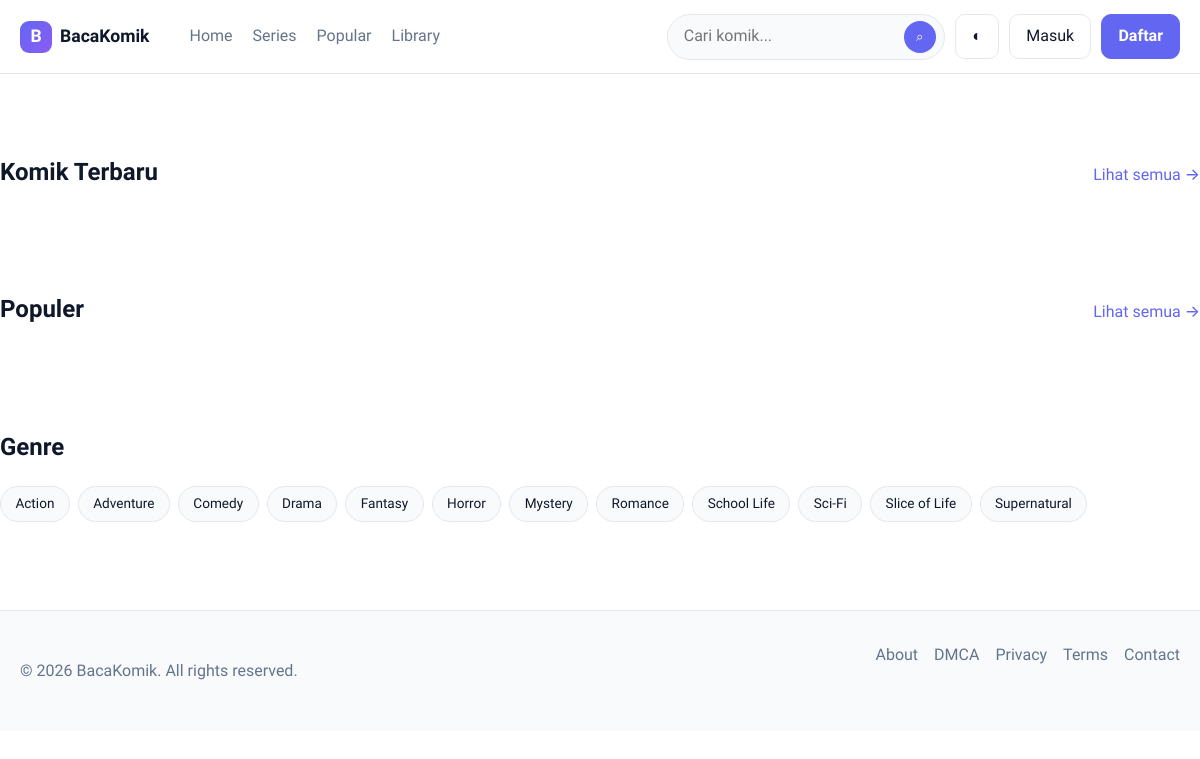
The page / on the database its author committed.
### tables this page shows
CREATE TABLE genres (
    id INT UNSIGNED AUTO_INCREMENT PRIMARY KEY,
    name VARCHAR(100) NOT NULL,
    slug VARCHAR(100) NOT NULL UNIQUE
);

### public/index.php (called while the page is built, shortened)
<?php
require BASE_PATH . '/app/helpers.php';
spl_autoload_register(function (string $class): void {
    $relative = substr($class, 4);
    $file = APP_PATH . '/' . str_replace('\\', '/', $relative) . '.php';
});
Database::init(require BASE_PATH . '/config/database.php');
$router = new Router();
$router->get('/',                    'HomeController@index');
$router->get('/series',              'HomeController@series');
$router->get('/popular',             'HomeController@popular');
$router->get('/library',             'HomeController@library');
$router->get('/search',              'HomeController@search');
$router->get('/api/search',          'HomeController@apiSearch');
$router->get('/comic/{slug}',        'ComicController@show');
$router->get('/comic/{slug}/chapter/{chapterSlug}', 'ReaderController@show');
$router->post('/bookmark/{id}',      'ComicController@bookmark');
$router->get('/login',               'AuthController@loginForm');
$router->post('/login',              'AuthController@login');
$router->get('/register',            'AuthController@registerForm');
$router->post('/register',           'AuthController@register');
$router->get('/logout',              'AuthController@logout');
$router->get('/page/{slug}',         'HomeController@page');
$router->get('/admin',                          'Admin\DashboardController@index');
$router->get('/admin/library',                  'Admin\ComicController@index');
$router->get('/admin/library/create',           'Admin\ComicController@create');
$router->post('/admin/library/store',           'Admin\ComicController@store');
$router->get('/admin/library/edit/{id}',        'Admin\ComicController@edit');
$router->post('/admin/library/update/{id}',     'Admin\ComicController@update');
$router->post('/admin/library/delete/{id}',     'Admin\ComicController@delete');
$router->get('/admin/chapters',                 'Admin\ChapterController@index');
$router->get('/admin/chapters/create',          'Admin\ChapterController@create');
$router->post('/admin/chapters/store',          'Admin\ChapterController@store');
$router->get('/admin/chapters/edit/{id}',       'Admin\ChapterController@edit');
$router->post('/admin/chapters/update/{id}',    'Admin\ChapterController@update');
$router->post('/admin/chapters/delete/{id}',    'Admin\ChapterController@delete');
$router->get('/admin/pages',                    'Admin\SettingController@pages');
$router->post('/admin/pages/save',              'Admin\SettingController@savePage');
$router->get('/admin/reports',                  'Admin\SettingController@reports');
$router->post('/admin/reports/{id}/status',     'Admin\SettingController@reportStatus');
$router->get('/admin/import',                   'Admin\ImportController@index');
$router->post('/admin/import/preview',          'Admin\ImportController@preview');
$router->post('/admin/import/run',              'Admin\ImportController@run');
$router->get('/admin/import/status/{id}',       'Admin\ImportController@status');
$router->post('/admin/import/tick/{id}',        'Admin\ImportController@tick');
$router->get('/admin/import/tick/{id}',         'Admin\ImportController@tick');
$router->post('/admin/import/cancel/{id}',      'Admin\ImportController@cancel');
$router->post('/admin/import/retry-failed/{id}', 'Admin\ImportController@retryFailed');
$router->get('/admin/users',                    'Admin\UserController@index');
$router->post('/admin/users/{id}/toggle',       'Admin\UserController@toggle');
$router->post('/admin/users/{id}/role',         'Admin\UserController@setRole');
$router->post('/admin/users/{id}/delete',       'Admin\UserController@delete');
$router->get('/admin/settings',                 'Admin\SettingController@index');
$router->post('/admin/settings/save',           'Admin\SettingController@save');
$router->get('/admin/appearance',               'Admin\AppearanceController@index');
$router->post('/admin/appearance/save',         'Admin\AppearanceController@save');
$router->get('/admin/ads',                      'Admin\AdsController@index');
$router->post('/admin/ads/save',                'Admin\AdsController@save');
$router->get('/admin/license',                  'Admin\SettingController@license');
$router->get('/storage/{path:.*}',              'HomeController@serveStorage');
$router->get('/sitemap.xml',                    'HomeController@sitemap');
$router->get('/sitemap-pages.xml',              'HomeController@sitemapPages');
$router->get('/sitemap-genres.xml',             'HomeController@sitemapGenres');
$router->get('/sitemap-comics-{chunk:\d+}.xml', 'HomeController@sitemapComics');
$router->get('/sitemap-chapters-{chunk:\d+}.xml','HomeController@sitemapChapters');
$router->get('/robots.txt',                     'HomeController@robots');
$router->dispatch();

### app/Database.php (called while the page is built, shortened)
<?php
class Database
{
    private static ?PDO $pdo = null;
    public static function init(array $config): void
    {
        $dsn = sprintf(
            'mysql:host=%s;port=%s;dbname=%s;charset=%s',
            $config['host'], $config['port'], $config['database'], $config['charset']
        );
        try {
            self::$pdo = new PDO($dsn, $config['username'], $config['password'], [
                PDO::ATTR_ERRMODE            => PDO::ERRMODE_EXCEPTION,
                PDO::ATTR_DEFAULT_FETCH_MODE => PDO::FETCH_ASSOC,
                PDO::ATTR_EMULATE_PREPARES   => false,
            ]);
        } catch (PDOException $e) {
            http_response_code(500);
            die('Database connection failed: ' . htmlspecialchars($e->getMessage()));
        }
    }
    public static function pdo(): PDO
    {
        return self::$pdo;
    }
    public static function query(string $sql, array $params = []): \PDOStatement
    {
        $stmt = self::pdo()->prepare($sql);
        $stmt->execute($params);
        return $stmt;
    }
    public static function fetch(string $sql, array $params = []): ?array
    {
        $row = self::query($sql, $params)->fetch();
        return $row ?: null;
    }
    public static function fetchAll(string $sql, array $params = []): array
    {
        return self::query($sql, $params)->fetchAll();
    }
}

### app/Models/Setting.php (called while the page is built, shortened)
<?php
class Setting
{
    private static ?array $cache = null;
    public static function all(): array
    {
        if (self::$cache === null) {
            $rows = Database::fetchAll('SELECT setting_key, setting_value FROM settings');
            self::$cache = [];
            foreach ($rows as $r) self::$cache[$r['setting_key']] = $r['setting_value'];
        }
        return self::$cache;
    }
    public static function get(string $key, ?string $default = null): ?string
    {
        $all = self::all();
        return $all[$key] ?? $default;
    }
}

### app/Controllers/HomeController.php (called while the page is built, shortened)
<?php
class HomeController extends Controller
{
    public function index(): string
    {
        return $this->view('home', [
            'title'    => Setting::get('meta_title') ?? 'BacaKomik',
            'featured' => Comic::featured(6),
            'latest'   => Comic::latest(18),
            'popular'  => Comic::popular(12),
            'genres'   => Genre::all(),
        ]);
    }
}

### index.php (called while the page is built)
<?php
require __DIR__ . '/public/index.php';

### app/Models/Comic.php (called while the page is built, shortened)
<?php
class Comic
{
    public static function featured(int $limit = 6): array
    {
        return Database::fetchAll("SELECT * FROM comics WHERE is_featured = 1 ORDER BY updated_at DESC LIMIT $limit");
    }
    public static function popular(int $limit = 12): array
    {
        return Database::fetchAll("SELECT * FROM comics ORDER BY views DESC LIMIT $limit");
    }
    public static function latest(int $limit = 12): array
    {
        return Database::fetchAll("SELECT * FROM comics ORDER BY updated_at DESC LIMIT $limit");
    }
}

### app/Models/Genre.php (called while the page is built, shortened)
<?php
class Genre
{
    public static function all(): array
    {
        return Database::fetchAll('SELECT * FROM genres ORDER BY name ASC');
    }
}

### app/Controllers/Controller.php (called while the page is built, shortened)
<?php
abstract class Controller
{
    protected function view(string $name, array $data = [], ?string $layout = 'main'): string
    {
        $data['settings'] = $data['settings'] ?? [
            'site_name'         => Setting::get('site_name', 'BacaKomik'),
            'meta_title'        => Setting::get('meta_title'),
            'meta_description'  => Setting::get('meta_description'),
            'site_logo'         => Setting::get('site_logo'),
            'site_favicon'      => Setting::get('site_favicon'),
            'hero_layout'       => Setting::get('hero_layout', 'classic'),
            'card_style'        => Setting::get('card_style', 'modern'),
        ];
        return View::render($name, $data, $layout);
    }
}

### app/View.php (called while the page is built, shortened)
<?php
class View
{
    public static function render(string $name, array $data = [], ?string $layout = 'main'): string
    {
        $file = VIEW_PATH . '/' . str_replace('.', '/', $name) . '.php';
        extract($data, EXTR_SKIP);
        require $file;
        $layoutFile = VIEW_PATH . '/layouts/' . $layout . '.php';
        $title = $data['title'] ?? null;
        $meta = $data['meta'] ?? [];
        return ob_get_clean();
    }
}

### app/helpers.php (called while the page is built, shortened)
<?php
if (!function_exists('ad')) {
    function ad(string $slot): void
    {
        $row = \App\Database::fetch(
            'SELECT ad_code, is_active FROM ad_slots WHERE slot_key = ?',
            [$slot]
        );
    }
}

### app/Auth.php (called while the page is built, shortened)
<?php
class Auth
{
    public static function user(): ?array
    {
        if (empty($_SESSION['user_id'])) return null;
        return Database::fetch('SELECT id, name, email, role, status FROM users WHERE id = ?', [$_SESSION['user_id']]);
    }
}

### views/home.php (the view, shortened to what this page needs)
<?php
$heroLayout = $settings['hero_layout'] ?? 'classic';
?>
<section class="hero hero-<?= htmlspecialchars($heroLayout) ?>">
</section>
<?php ad('home_top'); ?>
<section class="section container">
  <div class="section-head">
    <h2>Komik Terbaru</h2>
    <a href="/series" class="link">Lihat semua →</a>
  </div>
</section>
<section class="section container">
  <div class="section-head">
    <h2>Populer</h2>
    <a href="/popular" class="link">Lihat semua →</a>
  </div>
</section>
<section class="section container">
  <div class="section-head"><h2>Genre</h2></div>
  <div class="genre-pills">
    <?php foreach ($genres as $g): ?>
      <a href="/series?genre=<?= htmlspecialchars($g['slug']) ?>" class="pill"><?= htmlspecialchars($g['name']) ?></a>
    <?php endforeach; ?>
  </div>
</section>
<?php ad('home_bottom'); ?>

### app/Router.php (shortened to what this page needs)
<?php
class Router
{
    private array $routes = ['GET' => [], 'POST' => []];
    private function add(string $method, string $path, string $handler): void
    {
        $this->routes[$method][] = ['path' => $path, 'handler' => $handler];
    }
    public function dispatch(): void
    {
        $method = $_SERVER['REQUEST_METHOD'] ?? 'GET';
        $uri = parse_url($_SERVER['REQUEST_URI'] ?? '/', PHP_URL_PATH) ?: '/';
        foreach ($this->routes[$method] ?? [] as $route) {
            $regex = $this->compile($route['path']);
            if (preg_match($regex, $uri, $matches)) {
                array_shift($matches);
                $params = array_filter($matches, 'is_string', ARRAY_FILTER_USE_KEY);
                $this->call($route['handler'], $params);
                return;
            }
        }
    }
    private function compile(string $path): string
    {
        $regex = preg_replace_callback('#\{([a-zA-Z_]+)(?::([^}]+))?\}#', function ($m) {
            $name = $m[1];
            $pattern = $m[2] ?? '[^/]+';
            return '(?P<' . $name . '>' . $pattern . ')';
        }, $path);
        return '#^' . $regex . '/?$#';
    }
    private function call(string $handler, array $params): void
    {
        [$controller, $method] = explode('@', $handler);
        $instance = new $class();
        echo $instance->$method(...array_values($params));
    }
}

### rows shown on the page
genres: name "Action"
genres: name "Adventure"
genres: name "Comedy"
genres: name "Drama"
genres: name "Fantasy"
genres: name "Horror"
genres: name "Mystery"
genres: name "Romance"
genres: name "School Life"
genres: name "Sci-Fi"
genres: name "Slice of Life"
genres: name "Supernatural"
